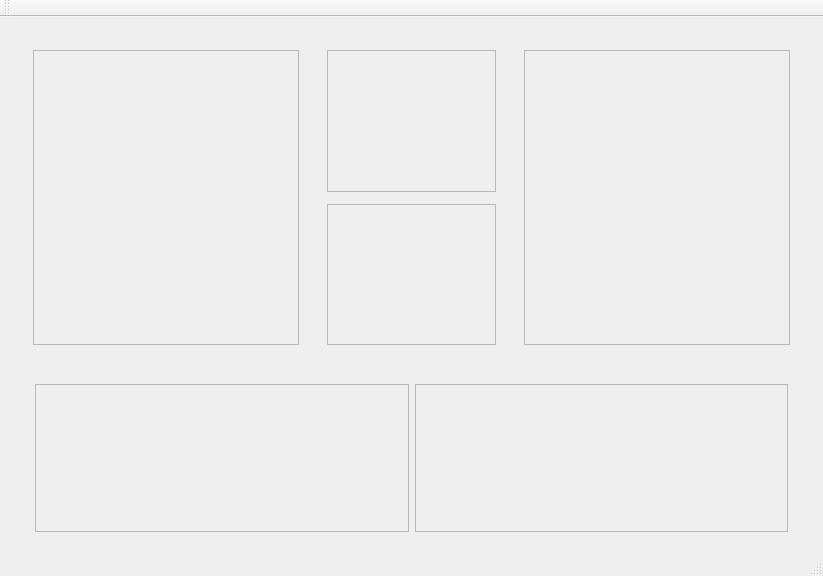
<?xml version="1.0" encoding="UTF-8"?>
<ui version="4.0">
 <class>MainWindow</class>
 <widget class="QMainWindow" name="MainWindow">
  <property name="geometry">
   <rect>
    <x>0</x>
    <y>0</y>
    <width>823</width>
    <height>576</height>
   </rect>
  </property>
  <property name="windowTitle">
   <string>MainWindow</string>
  </property>
  <property name="autoFillBackground">
   <bool>true</bool>
  </property>
  <widget class="QWidget" name="centralWidget">
   <layout class="QGridLayout" name="gridLayout">
    <item row="1" column="0">
     <widget class="QWidget" name="widget" native="true">
      <property name="sizePolicy">
       <sizepolicy hsizetype="Preferred" vsizetype="Preferred">
        <horstretch>0</horstretch>
        <verstretch>1</verstretch>
       </sizepolicy>
      </property>
      <layout class="QGridLayout" name="gridLayout_2">
       <property name="leftMargin">
        <number>24</number>
       </property>
       <property name="rightMargin">
        <number>24</number>
       </property>
       <property name="horizontalSpacing">
        <number>-1</number>
       </property>
       <item row="0" column="1">
        <widget class="QFrame" name="frame_2">
         <property name="sizePolicy">
          <sizepolicy hsizetype="Preferred" vsizetype="Preferred">
           <horstretch>3</horstretch>
           <verstretch>0</verstretch>
          </sizepolicy>
         </property>
         <property name="frameShape">
          <enum>QFrame::StyledPanel</enum>
         </property>
         <property name="frameShadow">
          <enum>QFrame::Raised</enum>
         </property>
        </widget>
       </item>
       <item row="0" column="0">
        <widget class="QFrame" name="frame">
         <property name="sizePolicy">
          <sizepolicy hsizetype="Preferred" vsizetype="Preferred">
           <horstretch>3</horstretch>
           <verstretch>0</verstretch>
          </sizepolicy>
         </property>
         <property name="frameShape">
          <enum>QFrame::StyledPanel</enum>
         </property>
         <property name="frameShadow">
          <enum>QFrame::Raised</enum>
         </property>
        </widget>
       </item>
      </layout>
     </widget>
    </item>
    <item row="0" column="0">
     <widget class="QWidget" name="widget_2" native="true">
      <property name="sizePolicy">
       <sizepolicy hsizetype="Preferred" vsizetype="Preferred">
        <horstretch>0</horstretch>
        <verstretch>2</verstretch>
       </sizepolicy>
      </property>
      <property name="autoFillBackground">
       <bool>false</bool>
      </property>
      <layout class="QGridLayout" name="gridLayout_3">
       <property name="horizontalSpacing">
        <number>-1</number>
       </property>
       <item row="0" column="0">
        <widget class="QWidget" name="widget_3" native="true">
         <property name="sizePolicy">
          <sizepolicy hsizetype="Preferred" vsizetype="Preferred">
           <horstretch>3</horstretch>
           <verstretch>0</verstretch>
          </sizepolicy>
         </property>
         <layout class="QGridLayout" name="gridLayout_4">
          <item row="0" column="0">
           <widget class="QFrame" name="frame_3">
            <property name="frameShape">
             <enum>QFrame::StyledPanel</enum>
            </property>
            <property name="frameShadow">
             <enum>QFrame::Raised</enum>
            </property>
           </widget>
          </item>
         </layout>
        </widget>
       </item>
       <item row="0" column="1">
        <widget class="QWidget" name="widget_4" native="true">
         <property name="sizePolicy">
          <sizepolicy hsizetype="Preferred" vsizetype="Preferred">
           <horstretch>2</horstretch>
           <verstretch>0</verstretch>
          </sizepolicy>
         </property>
         <layout class="QGridLayout" name="gridLayout_6">
          <property name="horizontalSpacing">
           <number>-1</number>
          </property>
          <property name="verticalSpacing">
           <number>12</number>
          </property>
          <item row="0" column="0">
           <widget class="QFrame" name="frame_5">
            <property name="frameShape">
             <enum>QFrame::StyledPanel</enum>
            </property>
            <property name="frameShadow">
             <enum>QFrame::Raised</enum>
            </property>
           </widget>
          </item>
          <item row="1" column="0">
           <widget class="QFrame" name="frame_6">
            <property name="frameShape">
             <enum>QFrame::StyledPanel</enum>
            </property>
            <property name="frameShadow">
             <enum>QFrame::Raised</enum>
            </property>
           </widget>
          </item>
         </layout>
        </widget>
       </item>
       <item row="0" column="2">
        <widget class="QWidget" name="widget_5" native="true">
         <property name="sizePolicy">
          <sizepolicy hsizetype="Preferred" vsizetype="Preferred">
           <horstretch>3</horstretch>
           <verstretch>0</verstretch>
          </sizepolicy>
         </property>
         <layout class="QGridLayout" name="gridLayout_5">
          <item row="0" column="0">
           <widget class="QFrame" name="frame_4">
            <property name="frameShape">
             <enum>QFrame::StyledPanel</enum>
            </property>
            <property name="frameShadow">
             <enum>QFrame::Raised</enum>
            </property>
           </widget>
          </item>
         </layout>
        </widget>
       </item>
      </layout>
     </widget>
    </item>
   </layout>
  </widget>
  <widget class="QMenuBar" name="menuBar">
   <property name="geometry">
    <rect>
     <x>0</x>
     <y>0</y>
     <width>823</width>
     <height>22</height>
    </rect>
   </property>
  </widget>
  <widget class="QToolBar" name="mainToolBar">
   <attribute name="toolBarArea">
    <enum>TopToolBarArea</enum>
   </attribute>
   <attribute name="toolBarBreak">
    <bool>false</bool>
   </attribute>
  </widget>
  <widget class="QStatusBar" name="statusBar"/>
 </widget>
 <layoutdefault spacing="6" margin="11"/>
 <resources/>
 <connections/>
</ui>
